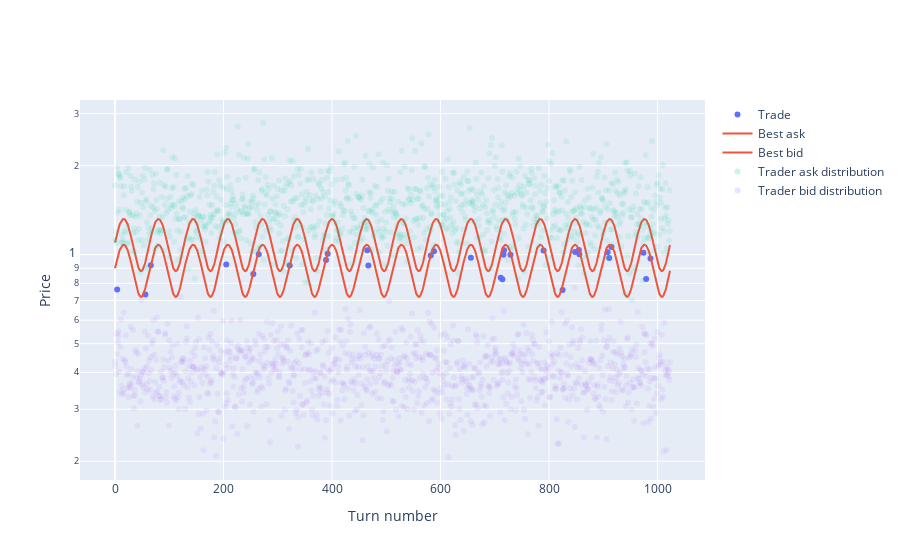

The notebook cell this image was saved under:
### Code cell
example_trades = test_agent(best_agent)
trades_plot(example_trades)

### Figure 1 — Plotly figure (JSON) as saved in the notebook; plotly's stock layout.template omitted (floating-point values rounded to 4 significant figures; data arrays with more than 128 entries replaced by an {"elided": "..."} marker saying what was removed)
{"data": [{"marker": {"color": "#636EFA"}, "mode": "markers", "name": "Trade", "type": "scatter", "x": [4, 56, 66, 205, 255, 265, 322, 389, 392, 465, 467, 582, 588, 656, 711, 714, 716, 717, 729, 790, 825, 848, 855, 856, 908, 911, 915, 974, 979, 987], "y": [0.7626, 0.7338, 0.9215, 0.9263, 0.8594, 1.002, 0.9194, 0.959, 1.007, 1.035, 0.9191, 0.9932, 1.026, 0.9756, 0.8347, 0.8252, 0.9997, 1.035, 0.9987, 1.033, 0.7601, 1.021, 1.037, 1.004, 1.019, 0.9743, 1.062, 1.015, 0.8277, 0.971]}, {"marker": {"color": "#EF553B"}, "name": "Best ask", "type": "scatter", "y": {"elided": "1024 float values"}}, {"marker": {"color": "#EF553B"}, "name": "Best bid", "type": "scatter", "y": {"elided": "1024 float values"}}, {"marker": {"color": "#00CC96", "opacity": 0.1}, "mode": "markers", "name": "Trader ask distribution", "type": "scatter", "x": {"elided": "1024 int values"}, "y": {"elided": "1024 float values"}}, {"marker": {"color": "#AB63FA", "opacity": 0.1}, "mode": "markers", "name": "Trader bid distribution", "type": "scatter", "x": {"elided": "1024 int values"}, "y": {"elided": "1024 float values"}}], "layout": {"xaxis": {"title": {"text": "Turn number"}}, "yaxis": {"title": {"text": "Price"}, "type": "log"}}}
